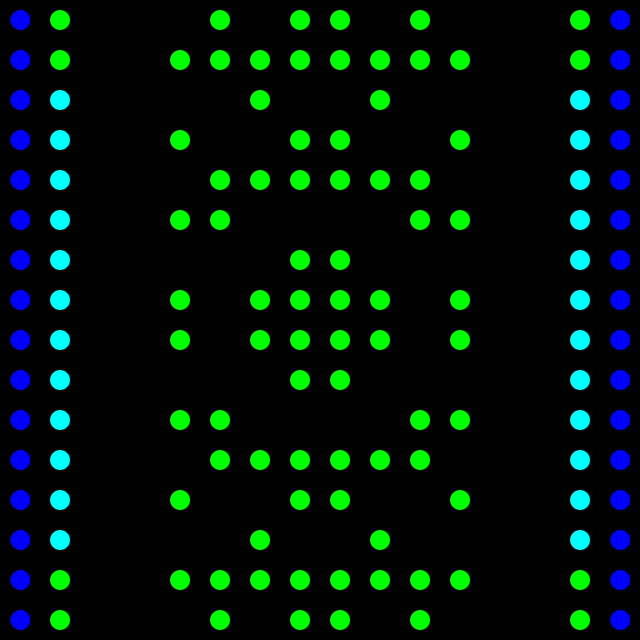
Frame 1 (no input)
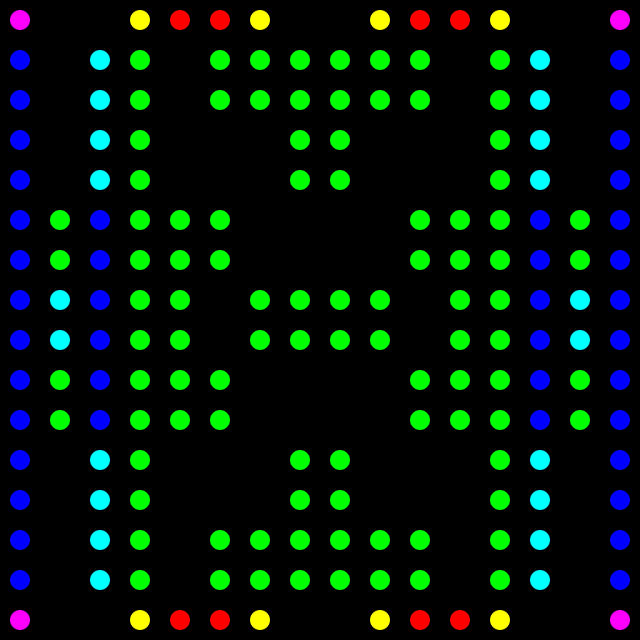
Frame 60 (the mouse pressed at the canvas centre just before this capture)
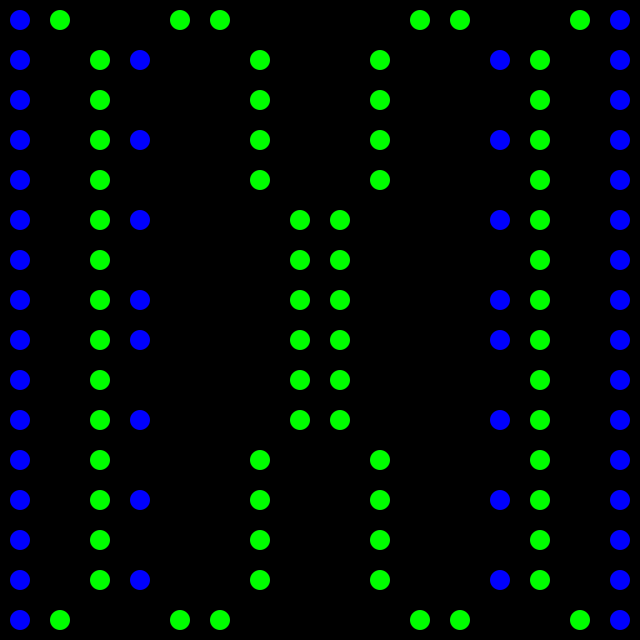
Frame 120 (the mouse held since frame 60 and released just before this capture)

The Processing sketch that drew these frames (run headless with seeded random() and noise(); from frame 60 on, the mouse is pressed at the canvas centre):

// Processing sketch: simulation_03
// ── simulation_03.pde
int[][] rCore = new int[8][8];   // 8x8 core for Red
int[][] gCore = new int[8][8];   // 8x8 core for Green
int[][] bCore = new int[8][8];   // 8x8 core for Blue
int[][] grid = new int[16][16];  // 16x16 full grid (0-7)
int t = 0; // Time for bytebeat

// Constants for each color, randomized at startup
int rConst; // Red constant
int gConst; // Green constant
int bConst; // Blue constant

void setup() {
  size(640, 640); // 16 squares * 20 pixels
  rConst = floor(random(256)); // Randomize Red constant
  gConst = floor(random(256)); // Randomize Green constant
  bConst = floor(random(256)); // Randomize Blue constant
  frameRate(20); // Slower animation
  ellipseMode(CENTER);
}

void draw() {
  background(0); // Black background
  
  // Update 8x8 cores with 3 bytebeat algorithms
  for (int y = 0; y < 8; y++) {
    int tValue = t * 8 + y * 8; // Base t for this row
    
    // Red: (t >> 7) ^ (t + rConst)
    int t = (tValue+rConst);
    int rValue = t*(((t>>9)|(t>>13))&(25&(t>>6))); // (tValue >> 7) ^ (tValue + rConst);
    // Green: (t * 69069) & (t >> 9) + gConst
    t = (tValue+gConst);
    int gValue = (t>>7|t|t>>6)*10+4*(t&t>>13|t>>6); //(tValue * 69069) & (tValue >> 9) + gConst;
    // Blue: (t ^ (t >> 11)) + (t >> 13) + bConst
    t = (tValue+bConst);
    int bValue = t*5&(t>>7)|t*3&(t*4>>10); //(tValue ^ (tValue >> 11)) + (tValue >> 13) + bConst;
    
    for (int x = 0; x < 8; x++) {
      rCore[x][y] = (rValue >> x) & 1; // Red bit
      gCore[x][y] = (gValue >> x) & 1; // Green bit
      bCore[x][y] = (bValue >> x) & 1; // Blue bit
    }
  }
  
  // Mirror 8x8 cores into 16x16 grid
  for (int y = 0; y < 8; y++) {
    for (int x = 0; x < 8; x++) {
      int r = rCore[x][y];
      int g = gCore[x][y];
      int b = bCore[x][y];
      int value = (r << 2) | (g << 1) | b; // 3-bit RGB (0-7)
      if (value == 7) value = 0; // Replace white (111) with black (000)
      
      // Symmetry: mirror 8x8 into 16x16
      grid[x][y] = value;              // Top-left quadrant
      grid[15 - x][y] = value;         // Top-right
      grid[x][15 - y] = value;         // Bottom-left
      grid[15 - x][15 - y] = value;    // Bottom-right
    }
  }
  
  // Draw full 16x16 grid
  noStroke();
  for (int y = 0; y < 16; y++) {
    for (int x = 0; x < 16; x++) {
      int value = grid[x][y];
      int r = (value & 4) == 4 ? 255 : 0; // Red bit
      int g = (value & 2) == 2 ? 255 : 0; // Green bit
      int b = (value & 1) == 1 ? 255 : 0; // Blue bit
      fill(r, g, b);
      pushMatrix();
      translate(20, 20);
      ellipse(x * 40, y * 40, 20, 20); // 10px ellipses
      popMatrix();
    }
  }
  
  t++; // Next frame
}

void keyPressed() {
  if (key == ' ') { // Spacebar pressed
    rConst = floor(random(256)); // Re-randomize Red constant
    gConst = floor(random(256)); // Re-randomize Green constant
    bConst = floor(random(256)); // Re-randomize Blue constant
  }
}
